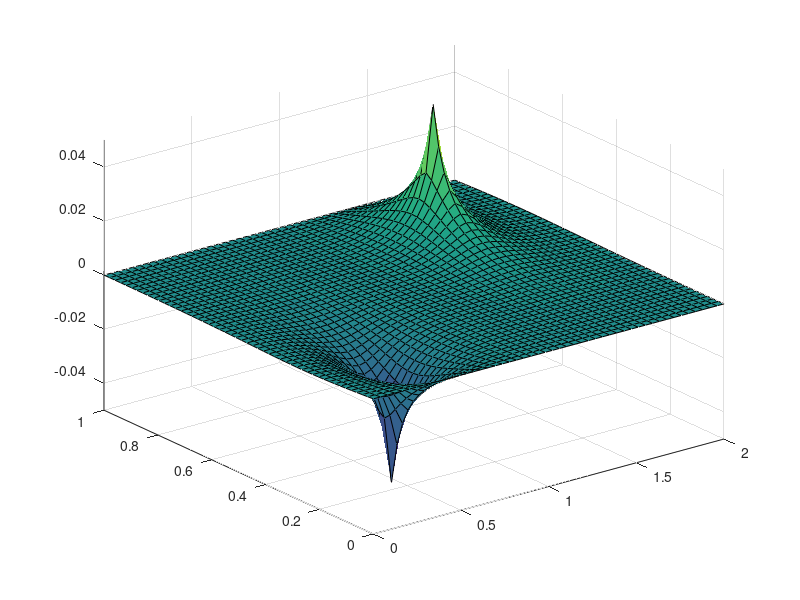

Write the MATLAB code that produced this figure.

%%%%%%%%%%%%%%%%%%%%%%%%%%%%%%%%%%%%%%%%%%%%%%%%%%%%%%%%%
% Step 10: 2D Poisson Equation
%%%%%%%%%%%%%%%%%%%%%%%%%%%%%%%%%%%%%%%%%%%%%%%%%%%%%%%%%

clc; clear; close;

 X = 50;
 Y = 50;
 T = 100;

xmin = 0;    xmax = 2;
ymin = 0;    ymax = 1;

dx = (xmax - xmin)/(X - 1);
dy = (ymax - ymin)/(Y - 1);

% Create spatial grids
x = linspace(xmin, xmax, X);
y = linspace(xmin, ymax, Y);

% Initial conditions
p = zeros(X, Y);
b = zeros(X, Y);

b(floor(1/4 * X), floor(1/4 * X)) =  100;
b(floor(3/4 * Y), floor(3/4 * Y)) = -100;


[nX, nY] = meshgrid(x, y);

% Main loop for time steps
for n = 1:T
    for i = 2:X-1
        for j = 2:Y-1
           p(i,j) = (dy^2 * (p(i,j+1) + p(i,j-1)) + dx^2 * (p(i+1,j) + p(i-1,j)) - b(i,j)*dy^2*dx^2)/(2 * (dy^2 + dx^2));
        end
    end
    
    % Apply boundary conditions
    p(2:X-1, 1) = p(2:X-1, 2); 
    p(2:X-1, Y) = p(2:X-1, Y-1); 

    % Plot the updated surface
    hFig = figure(1);
    surf(nX, nY, p);
    zlim([-0.05 0.05])
end
